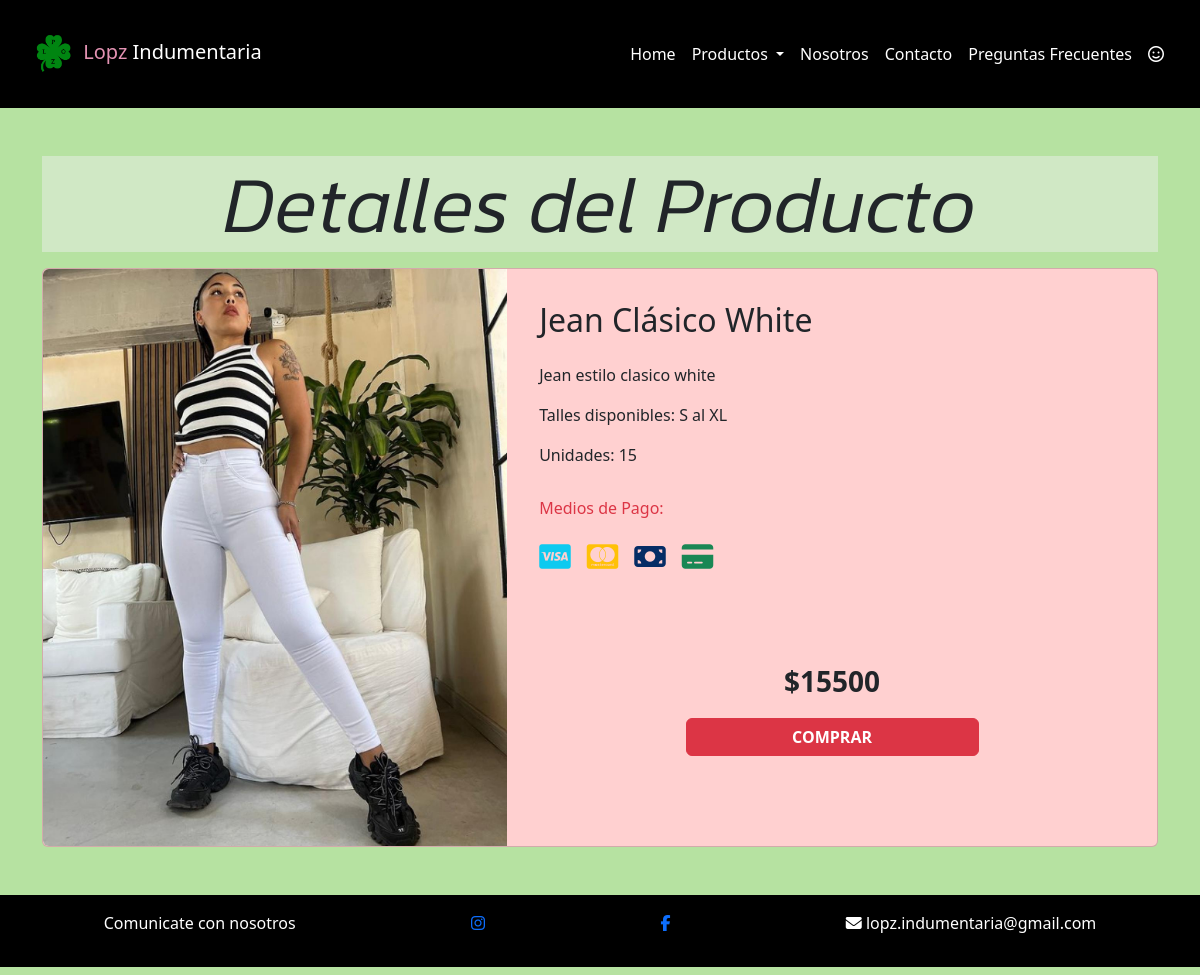
/index.php?sec=producto&id=3, run on the app's committed database.
### tables this page shows
CREATE TABLE `productos` (
  `id` int(11) NOT NULL,
  `nombre` varchar(200) NOT NULL,
  `id_catalogo` int(11) NOT NULL,
  `descripcion` varchar(500) NOT NULL,
  `talles` varchar(50) NOT NULL,
  `stock` int(11) NOT NULL,
  `imagen` varchar(500) NOT NULL,
  `precio` int(11) NOT NULL,
  `destacado` int(11) NOT NULL
);

### classes/Producto.php (called while the page is built, shortened)
<?php
    class Producto{
        protected $nombre;
        protected $descripcion;
        protected $talles;
        protected $stock;
        protected $imagen;
        protected $precio;
        public function producto_x_id(int $idProducto){
             $conexion = (new Conexion())->getConexion();
             $query = "SELECT * FROM productos WHERE id = :idProducto";
             $PDOStatment = $conexion->prepare($query);
             $PDOStatment->setFetchMode(PDO::FETCH_CLASS, self::class);
             $PDOStatment->execute(
                 [
                     'idProducto' => $idProducto
                 ]
             );
             $resultado = $PDOStatment->fetch();
             return $resultado;
        }
        public function getNombre()
        {
                return $this->nombre;
        }
        public function getDescripcion()
        {
                return $this->descripcion;
        }
        public function getTalles()
        {
                return $this->talles;
        }
        public function getStock()
        {
                return $this->stock;
        }
        public function getImagen()
        {
                return $this->imagen;
        }
        public function getPrecio()
        {
                return $this->precio;
        }
    }
?>

### views/producto.php (the view, shortened to what this page needs)
<?php
$id = $_GET['id'] ?? FALSE;
$miObjetoProducto = new Producto();
$ropa = $miObjetoProducto->producto_x_id($id);
?>
<div class="mt-5 mb-3">
    <h2 class="text-center display-1" style="background-color: #D0E8C5;" >Detalles del Producto</h2>
</div>
<div class="row">
     <?php if(isset($ropa)) { ?>
       <div class="col">
            <div class="card mb-5" style="background-color: #FFD0D0">
                <div class="row g-0">
                        <div class="col-5">
                            <img class="img-fluid rounded-start" src="img/<?= $ropa->getImagen()?>" alt="<?= $ropa->getNombre()?>">
                        </div>
                        <div class="col-7 d-flex flex-column p-3 ">
                            <div class="card-body flex-grow-0">
                                <h3 class="card-title fs-2 mb-4"><?= $ropa->getNombre() ?></h3>
                                <p class="card-text"><?=$ropa->getDescripcion()?></p>
                                <p class="card-text">Talles disponibles: <?=$ropa->getTalles()?></p>
                                <div class="card-text">Unidades: <?=$ropa->getStock()?></div>
                            </div>
                            <div class="card-body">
                                 <h3 class="card-title fs-6 mb-4 text-danger">Medios de Pago:</h3>
                                 <div class="d-flex">
                                     <i class="fa-brands fa-cc-visa me-3 fs-3 text-info"></i>
                                     <i class="fa-brands fa-cc-mastercard me-3 fs-3 text-warning"></i>
                                     <i class="fa-solid fa-money-bill me-3 fs-3 text-primary-emphasis"></i>
                                     <i class="fa-solid fa-credit-card me-3 fs-3 text-success"></i>
                                  </div>
                            </div>
                            <div class="card-body">
                                <p class="fs-3 mb-3 fw-bold text-center">$<?=$ropa->getPrecio() ?></p>
                                <div class="d-flex justify-content-center">
                                    <a href="#" class="btn btn-danger w-50 fw-bold">COMPRAR</a>
                                </div>
                            </div>
                        </div>
                </div>
            </div>
       </div>
    <?php } else { ?>
        <h2 class="text-center m-5 text-danger">No se encontro el producto deseado</h2>
    <?php } ?>
</div>

### css/estilos.css (style rules this page uses)
h2 { font-family: "Kanit", sans-serif; font-weight: 500; font-style: italic; }

### data on the page
productos: imagen (picture), nombre "Jean Clásico White", descripcion "Jean estilo clasico white", talles "S al XL", stock "15", precio "15500"
